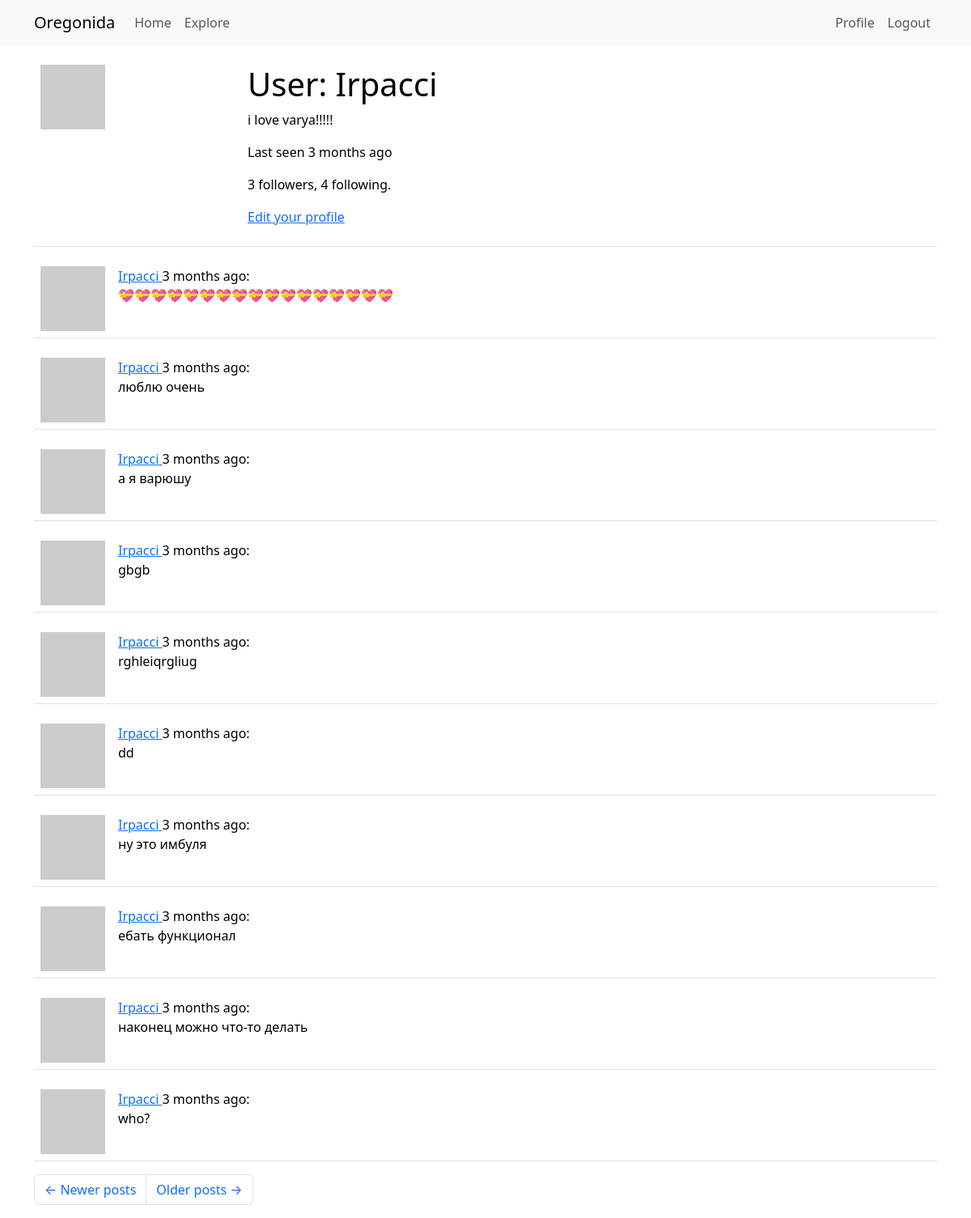
The app's page /user/1?page=2 (signed in) with its own data.
### app/models.py (models this page shows, shortened)
class User(UserMixin, db.Model):
    id: so.Mapped[int] = so.mapped_column(primary_key=True)
    username: so.Mapped[str] = so.mapped_column(sa.String(64), index=True,
                                                unique=True)
    email: so.Mapped[str] = so.mapped_column(sa.String(120), index=True,
                                             unique=True)
    password_hash: so.Mapped[Optional[str]] = so.mapped_column(sa.String(256))
    posts: so.WriteOnlyMapped['Post'] = so.relationship(
        back_populates='author')
    about_me: so.Mapped[Optional[str]] = so.mapped_column(sa.String(140))
    last_seen: so.Mapped[Optional[datetime]] = so.mapped_column(
        default=lambda: datetime.now(timezone.utc))
    following: so.WriteOnlyMapped['User'] = so.relationship(
        secondary=followers, primaryjoin=(followers.c.follower_id == id),
        secondaryjoin=(followers.c.followed_id == id),
        back_populates='followers')
    followers: so.WriteOnlyMapped['User'] = so.relationship(
        secondary=followers, primaryjoin=(followers.c.followed_id == id),
        secondaryjoin=(followers.c.follower_id == id),
        back_populates='following')
    def avatar(self, size):
        digest = md5(self.email.lower().encode('utf-8')).hexdigest()
        return f'https://www.gravatar.com/avatar/{digest}?d=identicon&s={size}'
    '''----------------------followers----------------------'''
    def followers_count(self):
        query = sa.select(sa.func.count()).select_from(
            self.followers.select().subquery())
        return db.session.scalar(query)
    def following_count(self):
        query = sa.select(sa.func.count()).select_from(
            self.following.select().subquery())
        return db.session.scalar(query)
    '''----------------------followers----------------------'''

class Post(db.Model):
    id: so.Mapped[int] = so.mapped_column(primary_key=True)
    body: so.Mapped[str] = so.mapped_column(sa.String(140))
    timestamp: so.Mapped[datetime] = so.mapped_column(
        index=True, default=lambda: datetime.now(timezone.utc))
    user_id: so.Mapped[int] = so.mapped_column(sa.ForeignKey(User.id),
                                               index=True)
    author: so.Mapped[User] = so.relationship(back_populates='posts')

### app/routes.py (the view)
@app.route('/user/<id>')
@login_required
def user(id):
    user = db.first_or_404(sa.select(User).where(User.id == id))
    page = request.args.get('page', 1, type=int)
    query = user.posts.select().order_by(Post.timestamp.desc())
    posts = db.paginate(query, page=page,
                        per_page=app.config['POSTS_PER_PAGE'],
                        error_out=False)
    next_url = url_for('user', id=user.id, page=posts.next_num) \
        if posts.has_next else None
    prev_url = url_for('user', id=user.id, page=posts.prev_num) \
        if posts.has_prev else None
    form = EmptyForm()
    return render_template('user.html', user=user, posts=posts.items,
                           next_url=next_url, prev_url=prev_url, form=form)

### app/models.py (called while the page is built)
@login.user_loader
def load_user(id):
    return db.session.get(User, int(id))

### app/routes.py (called while the page is built)
@app.before_request
def before_request():
    if current_user.is_authenticated:
        current_user.last_seen = datetime.now(timezone.utc)
        db.session.commit()

### app/templates/user.html (shortened to what this page needs)
{% extends "base.html" %}
{% block content %}
    <table class="table table-hover">
        <tr>
            <td width="256px"><img src="{{ user.avatar(256) }}"></td>
            <td>
                <h1>User: {{ user.username }}</h1>
                {% if user.about_me %}<p>{{ user.about_me }}</p>{% endif %}
                {% if user.last_seen %}
                <p>Last seen {{ moment(user.last_seen).fromNow() }}</p>
                {% endif %}
                <p>{{ user.followers_count() }} followers, {{ user.following_count() }} following.</p>
                {% if user == current_user %}
                <p><a href="{{ url_for('edit_profile') }}">Edit your profile</a></p>
                {% endif %}
            </td>
        </tr>
    </table>
    {% for post in posts %}
        {% include '_post.html' %}
    {% endfor %}
    <nav aria-label="Post navigation">
        <ul class="pagination">
            <li class="page-item{% if not prev_url %} disabled{% endif %}">
                <a class="page-link" href="{{ prev_url }}">
                    <span aria-hidden="true">&larr;</span> Newer posts
                </a>
            </li>
            <li class="page-item{% if not next_url %} disabled{% endif %}">
                <a class="page-link" href="{{ next_url }}">
                    Older posts <span aria-hidden="true">&rarr;</span>
                </a>
            </li>
        </ul>
    </nav>
{% endblock %}

### app/templates/_post.html
<table class="table table-hover">
    <tr>
        <td width="70px">
            <a href="{{ url_for('user', id=post.author.id) }}">
                <img src="{{ post.author.avatar(70) }}" />
            </a>
        </td>
        <td>
            <a href="{{ url_for('user', id=post.author.id) }}">
                {{ post.author.username }}
            </a>
            {{ moment(post.timestamp).fromNow() }}:
            <br>
            {{ post.body }}
        </td>
    </tr>
</table>

### records on screen
User: username "Irpacci", about_me "i love varya!!!!!", last_seen "3 months ago"
Post: author.username "Irpacci", timestamp "3 months ago", body "💝💝💝💝💝💝💝💝💝💝💝💝💝💝💝💝💝"
Post: author.username "Irpacci", timestamp "3 months ago", body "люблю очень"
Post: author.username "Irpacci", timestamp "3 months ago", body "а я варюшу"
Post: author.username "Irpacci", timestamp "3 months ago", body "gbgb"
Post: author.username "Irpacci", timestamp "3 months ago", body "rghleiqrgliug"
Post: author.username "Irpacci", timestamp "3 months ago", body "dd"
Post: author.username "Irpacci", timestamp "3 months ago", body "ну это имбуля"
Post: author.username "Irpacci", timestamp "3 months ago", body "ебать функционал"
Post: author.username "Irpacci", timestamp "3 months ago", body "наконец можно что-то делать"
Post: author.username "Irpacci", timestamp "3 months ago", body "who?"

### other values on screen
{{ user.followers_count() }} "3"
{{ user.following_count() }} "4"
